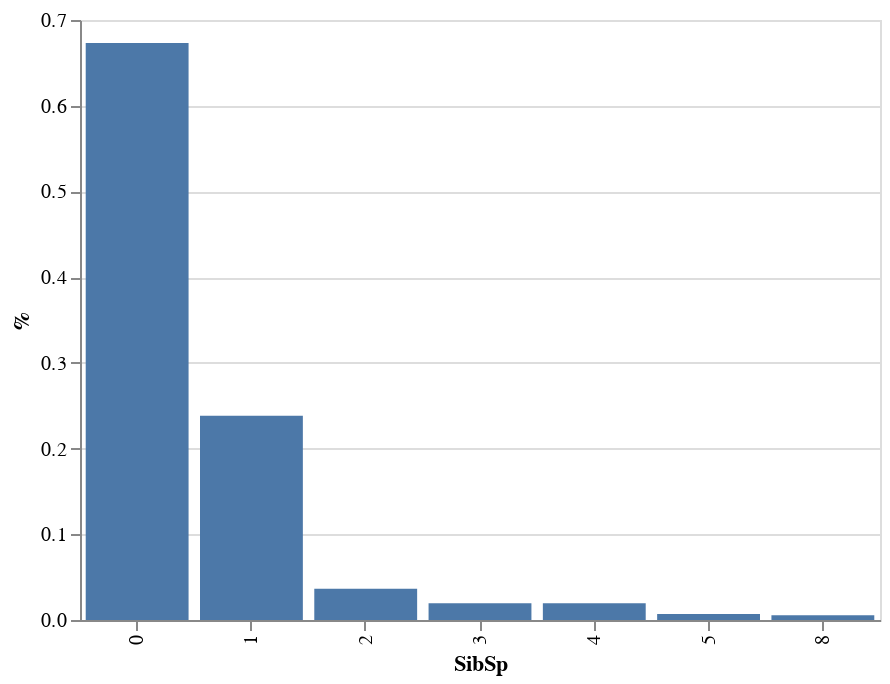

The code cell stored with this chart in its notebook:
### Code cell
raw_agg = raw_train['SibSp'].value_counts(normalize=True).reset_index()

alt.Chart(raw_agg).mark_bar().encode(
    x=alt.X('index:O', title='SibSp'),
    y=alt.Y('SibSp:Q', title='%'),
    tooltip=['index','SibSp']
)

### Figure 1 — Vega-Lite specification as saved in the notebook (floating-point values rounded to 4 significant figures)
{"$schema": "https://vega.github.io/schema/vega-lite/v3.4.0.json", "config": {"mark": {"tooltip": null}, "view": {"height": 300, "width": 400}}, "data": {"name": "data-679ec060d0038f24a823f2ed4a710965"}, "datasets": {"data-679ec060d0038f24a823f2ed4a710965": [{"SibSp": 0.6732, "index": 0}, {"SibSp": 0.2384, "index": 1}, {"SibSp": 0.03647, "index": 2}, {"SibSp": 0.01964, "index": 4}, {"SibSp": 0.01964, "index": 3}, {"SibSp": 0.007013, "index": 5}, {"SibSp": 0.00561, "index": 8}]}, "encoding": {"tooltip": [{"field": "index", "type": "quantitative"}, {"field": "SibSp", "type": "quantitative"}], "x": {"field": "index", "title": "SibSp", "type": "ordinal"}, "y": {"field": "SibSp", "title": "%", "type": "quantitative"}}, "mark": "bar"}
